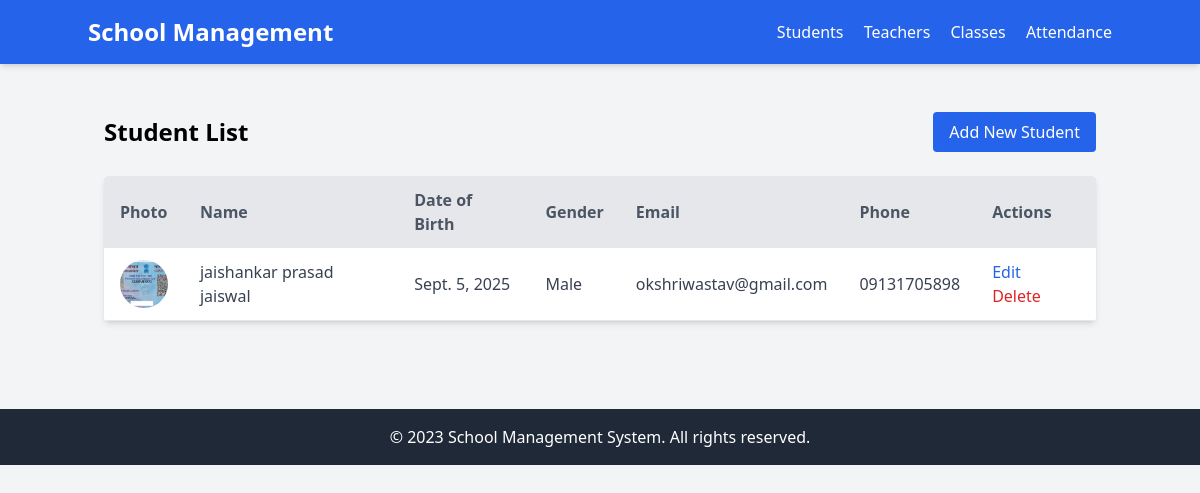
The page /students/ on the database its author committed.
### app/models.py (models this page shows, shortened)
class Student(models.Model):
    first_name = models.CharField(max_length=100)
    last_name = models.CharField(max_length=100)
    date_of_birth = models.DateField()
    gender = models.CharField(max_length=10, choices=[('Male', 'Male'), ('Female', 'Female'), ('Other', 'Other')])
    address = models.TextField()
    phone = models.CharField(max_length=15, blank=True)
    email = models.EmailField(blank=True)
    photo = models.ImageField(upload_to='students/', blank=True, null=True)
    enrollment_date = models.DateField(auto_now_add=True)

### app/views.py (the view)
# urls.py: path('students/', views.student_list, name='student_list'),
def student_list(request):
    students = Student.objects.all()
    return render(request, 'app/student_list.html', {'students': students})

### app/templates/app/student_list.html
{% extends 'app/base.html' %}
{% block content %}
<div class="flex justify-between items-center mb-6">
    <h1 class="text-2xl font-bold">Student List</h1>
    <a href="{% url 'student_create' %}" class="bg-blue-600 text-white px-4 py-2 rounded hover:bg-blue-700">Add New Student</a>
</div>
<div class="bg-white shadow-md rounded my-6 overflow-x-auto">
    <table class="min-w-full bg-white">
        <thead class="bg-gray-200 text-gray-600">
            <tr>
                <th class="py-3 px-4 text-left">Photo</th>
                <th class="py-3 px-4 text-left">Name</th>
                <th class="py-3 px-4 text-left">Date of Birth</th>
                <th class="py-3 px-4 text-left">Gender</th>
                <th class="py-3 px-4 text-left">Email</th>
                <th class="py-3 px-4 text-left">Phone</th>
                <th class="py-3 px-4 text-left">Actions</th>
            </tr>
        </thead>
        <tbody class="text-gray-700">
            {% for student in students %}
            <tr class="border-b border-gray-200 hover:bg-gray-100">
                <td class="py-3 px-4">
                    {% if student.photo %}
                    <img src="{{ student.photo.url }}" alt="{{ student.first_name }}" class="w-12 h-12 rounded-full object-cover">
                    {% else %}
                    <div class="w-12 h-12 bg-gray-300 rounded-full flex items-center justify-center">
                        <span class="text-gray-600">{{ student.first_name|first }}{{ student.last_name|first }}</span>
                    </div>
                    {% endif %}
                </td>
                <td class="py-3 px-4">{{ student.first_name }} {{ student.last_name }}</td>
                <td class="py-3 px-4">{{ student.date_of_birth }}</td>
                <td class="py-3 px-4">{{ student.gender }}</td>
                <td class="py-3 px-4">{{ student.email|default:"-" }}</td>
                <td class="py-3 px-4">{{ student.phone|default:"-" }}</td>
                <td class="py-3 px-4">
                    <a href="{% url 'student_edit' student.pk %}" class="text-blue-600 hover:text-blue-800 mr-2">Edit</a>
                    <a href="{% url 'student_delete' student.pk %}" class="text-red-600 hover:text-red-800">Delete</a>
                </td>
            </tr>
            {% empty %}
            <tr>
                <td colspan="7" class="py-4 px-4 text-center">No students found.</td>
            </tr>
            {% endfor %}
        </tbody>
    </table>
</div>
{% endblock %}

### app/templates/app/base.html (shortened to what this page needs)
<!DOCTYPE html>
<html lang="en">
<head>
    <script src="https://cdn.tailwindcss.com"></script>
</head>
<body class="bg-gray-100">
    <nav class="bg-blue-600 text-white p-4 shadow-md">
        <div class="container mx-auto flex justify-between items-center">
            <a href="{% url 'index' %}" class="text-2xl font-bold">School Management</a>
            <div class="space-x-4">
                <a href="{% url 'student_list' %}" class="hover:underline">Students</a>
                <a href="{% url 'teacher_list' %}" class="hover:underline">Teachers</a>
                <a href="{% url 'class_list' %}" class="hover:underline">Classes</a>
                <a href="{% url 'attendance_list' %}" class="hover:underline">Attendance</a>
            </div>
        </div>
    </nav>
    <div class="container mx-auto mt-8 p-4">
        {% block content %}
        {% endblock %}
    </div>
    <footer class="bg-gray-800 text-white p-4 mt-12">
        <div class="container mx-auto text-center">
            <p>&copy; 2023 School Management System. All rights reserved.</p>
        </div>
    </footer>
</body>
</html>

### rows shown on the page
Student: photo (picture), first_name "jaishankar prasad", last_name "jaiswal", date_of_birth "Sept. 5, 2025", gender "Male", email "okshriwastav@gmail.com", phone "09131705898"
